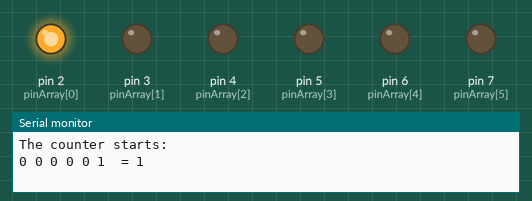
Bench run of a sketch on a simulated Arduino Uno, built with avr-gcc and run on an emulated ATmega328P. On the bench: output pins drawn as LEDs (lit = HIGH), the last lines printed to the serial monitor.

Above: at 0.05 s.
At 2.06 s:
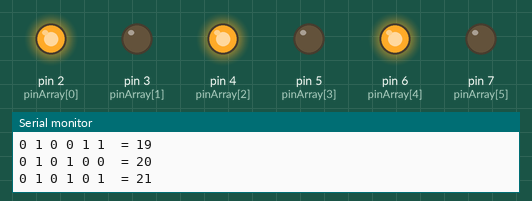
At 4.07 s:
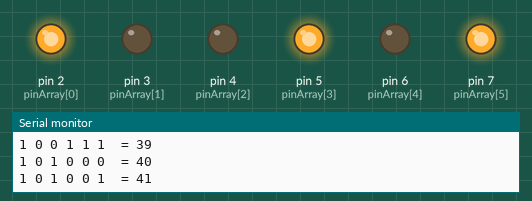
At 6.08 s:
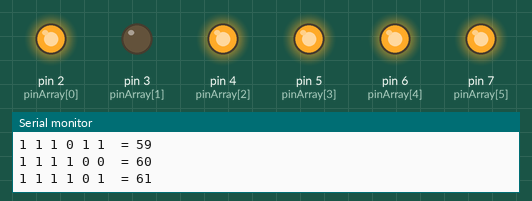
At 8.2 s:
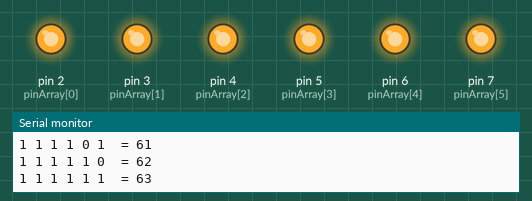
At 10.39 s:
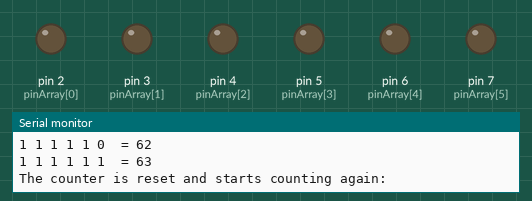
Timing chart, 0 to 13.7 s (numbered marks = the images above):
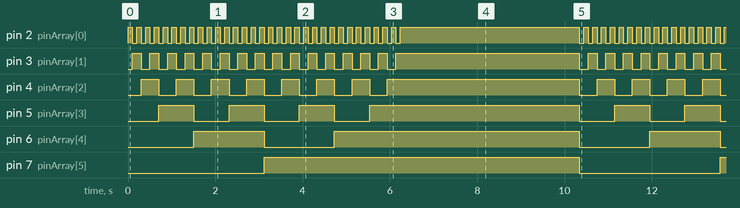

Measured:
- by itself, pin 2 (pinArray[0]): repeats every 10.5 s: HIGH 4.1 s, 31 × (LOW 0.10 s, HIGH 0.10 s), LOW 0.10 s
- by itself, pin 3 (pinArray[1]): repeats every 10.5 s: HIGH 4.2 s, 15 × (LOW 0.20 s, HIGH 0.20 s), LOW 0.20 s
- by itself, pin 4 (pinArray[2]): repeats every 10.4 s: 6 × (LOW 0.40 s, HIGH 0.40 s), LOW 0.40 s, HIGH 4.4 s, LOW 0.41 s, HIGH 0.40 s
- by itself, pin 5 (pinArray[3]): repeats every 10.4 s: 2 × (LOW 0.81 s, HIGH 0.81 s), LOW 0.81 s, HIGH 4.8 s, LOW 0.81 s, HIGH 0.81 s
- by itself, pin 6 (pinArray[4]): repeats every 10.4 s: LOW 1.6 s, HIGH 5.6 s, LOW 1.6 s, HIGH 1.6 s
- by itself, pin 7 (pinArray[5]): alternates HIGH for 7.2 s and LOW for 3.2 s

The sketch:

Projekt_08-Binar_Raknare-ovn1.ino
```cpp
/*******************************************************
*   Projekt 8- Binär Räknare - ovn1
* ******************************************************/
int timer = 100;
int pinArray[]  = {2, 3, 4, 5, 6, 7};
int sizeOfArray = sizeof(pinArray) / sizeof(pinArray[0]);
int counter;

void setup() {
  for (int i = 0; i < sizeOfArray; i++) {
    pinMode(pinArray[i], OUTPUT);
  }
  Serial.begin(9600);
  Serial.println();
  Serial.println("The counter starts:");
}

void loop() {
  counter++;

  if(counter >= 64) {
    counter = 0;
    delay(4000);

    Serial.println();
    Serial.println("The counter is reset and starts counting again:");
  }
  displayCounter();
  delay(timer);
}

void displayCounter() {
  for(int i = sizeOfArray - 1; i >= 0; i--) {
    int currentNumber = bitRead(counter, i);
    digitalWrite(pinArray[i], currentNumber);

    Serial.print(currentNumber);
    Serial.print(" ");
  }
  Serial.print(" = ");
  Serial.print(counter);
  Serial.println();
}
```
